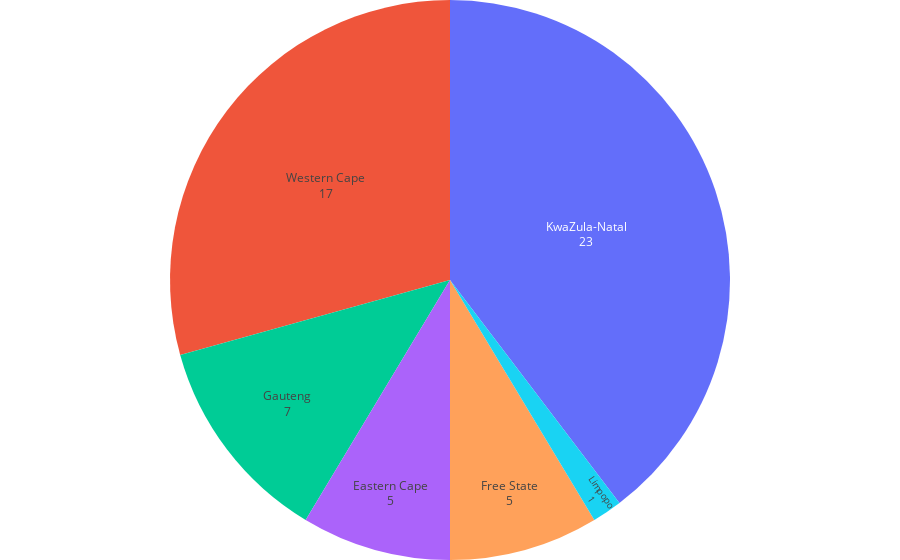

Write notebook code for a chart like this one.
### Code cell
fig_province_deaths = px.pie(prov_deaths_totals_data, values='total', names='province')
fig_province_deaths.update_layout(
    legend=dict(x=0, y=1),
    showlegend=False,
    margin=empty_margin_dict,
)
# hov_template = ''
fig_province_deaths.update_traces(hoverinfo= 'label+percent', 
                  hovertemplate = '%{label}<br>%{value}',
                  textinfo='value+label',
                  textposition='inside')
fig_province_deaths.show()

### Figure 1 — Plotly figure (JSON) as saved in the notebook; plotly's stock layout.template omitted (floating-point values rounded to 4 significant figures)
{"data": [{"domain": {"x": [0, 1], "y": [0, 1]}, "hoverinfo": "label+percent", "hovertemplate": "%{label}<br>%{value}", "labels": ["Eastern Cape", "Free State", "Gauteng", "KwaZula-Natal", "Limpopo", "Mpumalanga", "Northern Cape", "North West", "Western Cape", "Unknown"], "legendgroup": "", "name": "", "showlegend": true, "textinfo": "value+label", "textposition": "inside", "type": "pie", "values": [5, 5, 7, 23, 1, 0, 0, 0, 17, 0]}], "layout": {"legend": {"tracegroupgap": 0, "x": 0, "y": 1}, "margin": {"b": 0, "l": 0, "r": 0, "t": 0}, "showlegend": false}}
